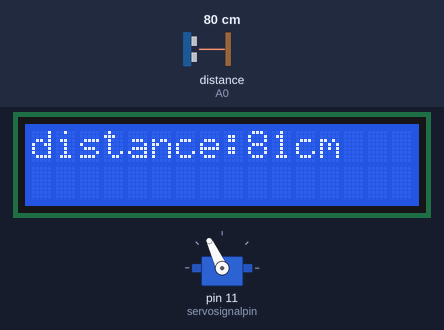
Recording of a sketch running on a simulated Arduino Uno, built with avr-gcc and run on an emulated ATmega328P. Shown: servo, 16×2 character LCD. The inputs (shaded band) are chosen by the test bench; at power-on: distance to the obstacle (sensor on A0) 80 cm. The echo pulse lasts 58.3 µs per cm.

Above: at 2.2 s.
2.3 s: distance to the obstacle (sensor on A0) set to 12 cm
At 3.9 s:
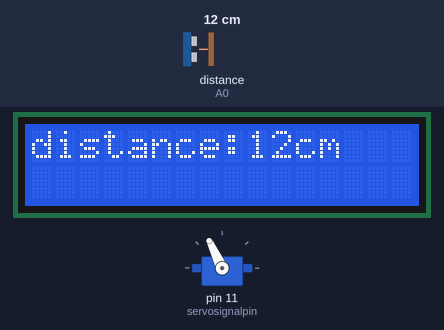
6.4 s: distance to the obstacle (sensor on A0) set to 9 cm
At 9.0 s:
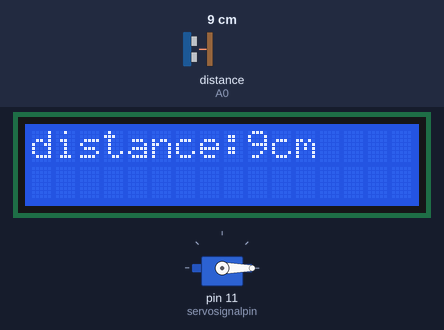
10.5 s: distance to the obstacle (sensor on A0) set to 2 cm
At 12.0 s:
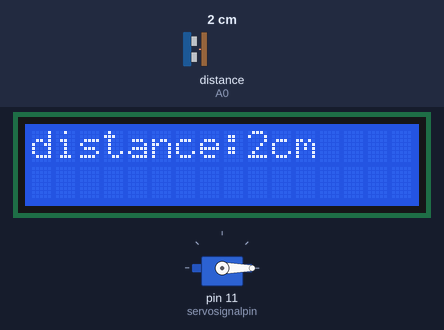
Timing chart, 0 to 13.5 s (numbered marks = the images above; inputs shaded):
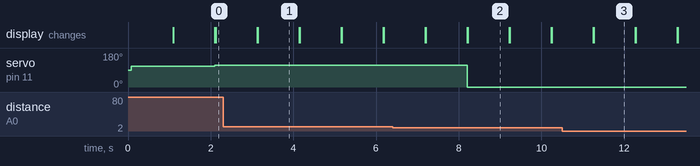

The sketch:

servo_motor.ino
```cpp
#include <LiquidCrystal_I2C.h>
#include <NewPing.h>
#include <AFMotor.h>
#include <Servo.h>

#define servosignalpin 11
#define echoPin A0
#define trigPin A1
#define MinDistance 10
#define MaxDistance 200

boolean goForward = false;
long distance = 50;
int speedInit = 0;
long duration;

Servo Servo1;
LiquidCrystal_I2C lcd(0x27, 16, 2);
NewPing sonar(trigPin, echoPin, MaxDistance);

AF_DCMotor motor1(1, MOTOR12_1KHZ);
AF_DCMotor motor2(2, MOTOR12_1KHZ);

void setup()
{
  pinMode(trigPin, OUTPUT);
  pinMode(echoPin, INPUT);

  Servo1.attach(servosignalpin);
  lcd.init();
  lcd.backlight();
  lcd.setCursor(0, 0);
  Servo1.write(110);
  lcd.print("Initializing..");
  delay(1000);
  lcd.clear();

}

long Distance() {
   digitalWrite(trigPin, LOW);
   delayMicroseconds(2);
   digitalWrite(trigPin, HIGH);
   delayMicroseconds(10);
   digitalWrite(trigPin, LOW);
   distance = sonar.ping_cm();
   lcd.print("distance:");
   lcd.setCursor(9,0);
   lcd.print(distance);
   lcd.print("cm");
   delay(1000);
   lcd.clear();
}

void loop()
{
   Distance();
   Servo1.write(110);
   if(distance <= MinDistance){
    Servo1.write(0);

   }
   else{
    Servo1.write(115);
    }

}
```

Measured:
- the behaviour switches between 11 and 10 cm on distance to the obstacle (sensor on A0) (found by bisection; images 1 and 2)
- after the input at 2.3 s, the display: first differs from a run without the input after 0.84 s (image 1)
- after the input at 6.4 s, servo on pin 11 (servosignalpin): 115° → 0° after 1.8 s; the display: first differs from a run without the input after 0.81 s (image 2)
- after the input at 10.5 s, the display: first differs from a run without the input after 0.77 s (image 3)
- what the display in image 1 shows lasts 1.0 s, from 3.1 s to 4.1 s
